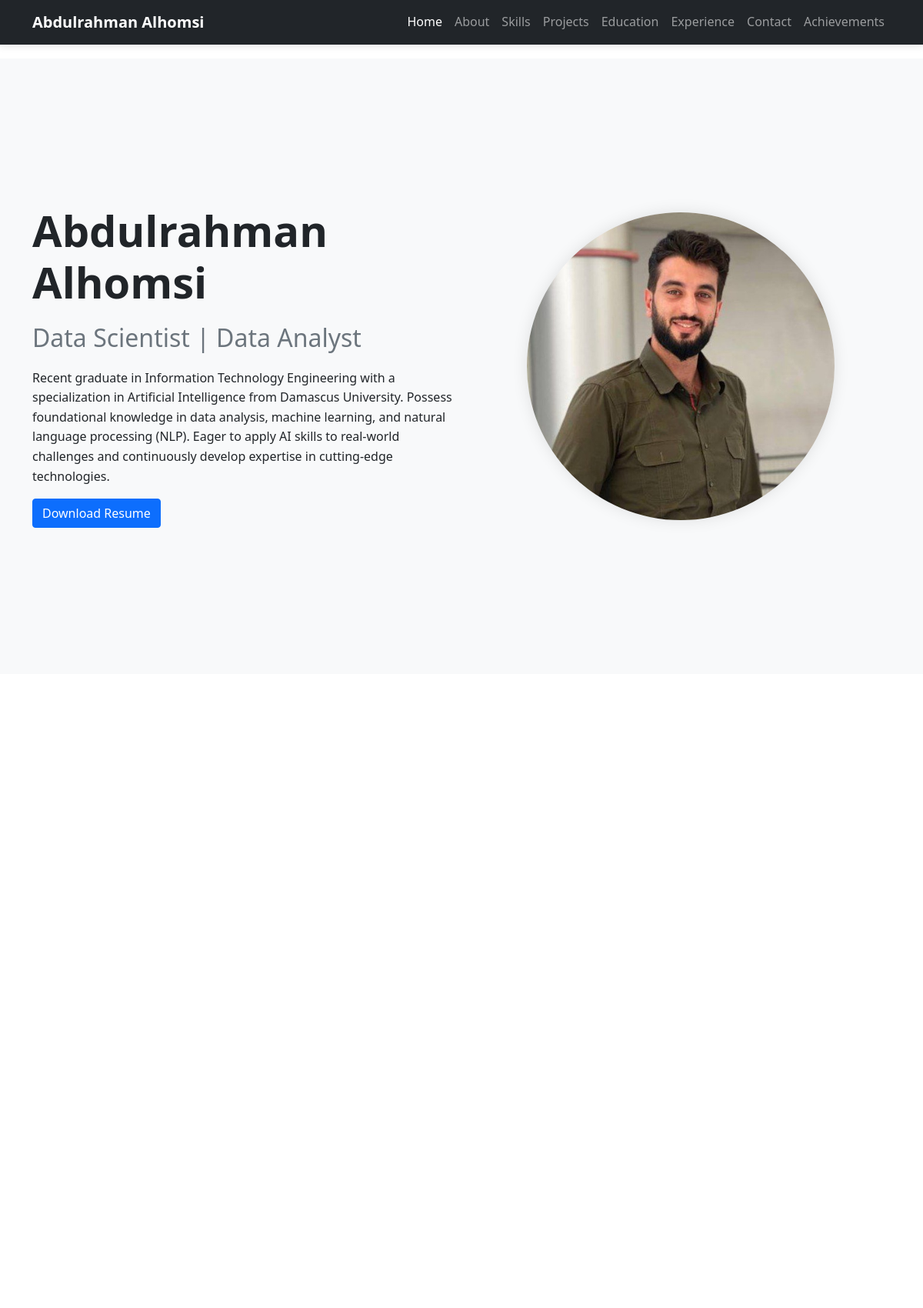
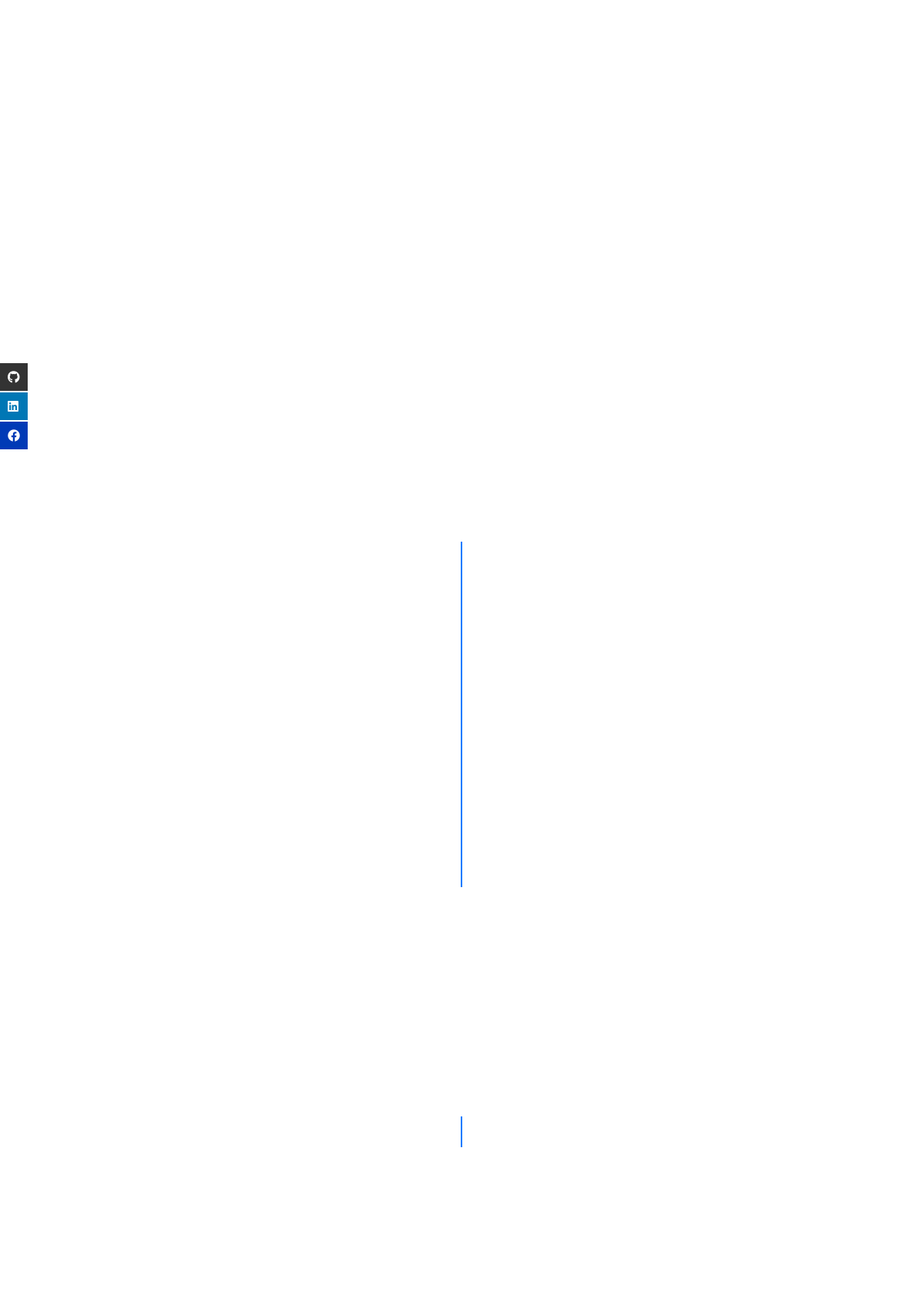
The page / (upper part) on the database its author committed (2 pictures, top to bottom).
### main/models.py (models this page shows, shortened)
class PersonalInfo(models.Model):
    name = models.CharField(max_length=100)
    title = models.CharField(max_length=200)
    description = models.TextField()
    profile_image = models.ImageField(upload_to='profile/')
    resume = models.FileField(upload_to='resume/', blank=True)
    email = models.EmailField()
    phone = models.CharField(max_length=20)
    location = models.CharField(max_length=200)

class SocialMedia(models.Model):
    platform = models.CharField(max_length=50)
    url = models.URLField()
    icon = models.CharField(max_length=50, help_text="Font Awesome class name (e.g., fa-github)")

### main/views.py (the view)
# urls.py: path('', views.home, name='home'),
def home(request):
    context = {
        'personal_info': PersonalInfo.objects.first(),
        'skills': Skill.objects.all(),
        'projects': Project.objects.all().order_by('-date'),
        'education': Education.objects.all().order_by('-start_date'),
        'experiences': Experience.objects.all().order_by('-start_date'),
        'social_media': SocialMedia.objects.all(),
        'courses': Course.objects.all(),
        'achievements': Achievement.objects.all(),
    }
    return render(request, 'main/home.html', context)

### main/templates/main/home.html (shortened to what this page needs)
<!DOCTYPE html>
<html lang="en">
<head>
    <link href="https://cdn.jsdelivr.net/npm/bootstrap@5.1.3/dist/css/bootstrap.min.css" rel="stylesheet">
    <link rel="stylesheet" href="https://cdnjs.cloudflare.com/ajax/libs/font-awesome/6.0.0/css/all.min.css">
    {% load static %}
    <link rel="stylesheet" href="{% static 'css/style.css' %}">
</head>
<body>
    <nav class="navbar navbar-expand-lg navbar-dark bg-dark fixed-top">
        <div class="container">
            <a class="navbar-brand" href="#home">{{ personal_info.name }}</a>
            <div class="collapse navbar-collapse" id="navbarNav">
                <ul class="navbar-nav ms-auto">
                    <li class="nav-item">
                        <a class="nav-link" href="#home">Home</a>
                    </li>
                    <li class="nav-item">
                        <a class="nav-link" href="#about">About</a>
                    </li>
                    <li class="nav-item">
                        <a class="nav-link" href="#skills">Skills</a>
                    </li>
                    <li class="nav-item">
                        <a class="nav-link" href="#projects">Projects</a>
                    </li>
                    <li class="nav-item">
                        <a class="nav-link" href="#education">Education</a>
                    </li>
                    <li class="nav-item">
                        <a class="nav-link" href="#experience">Experience</a>
                    </li>
                    <li class="nav-item">
                        <a class="nav-link" href="#contact">Contact</a>
                    </li>
                    <li class="nav-item">
                        <a class="nav-link" href="#achievements">Achievements</a>
                    </li>
                </ul>
            </div>
        </div>
    </nav>
    <div class="social-float">
        {% for social in social_media %}
        <a href="{{ social.url }}" class="social-float-icon" target="_blank" data-platform="{{ social.platform|lower }}">
            <i class="fab {{ social.icon }}"></i>
        </a>
        {% endfor %}
    </div>
    <section id="home" class="hero-section">
        <div class="container">
            <div class="row align-items-center">
                <div class="col-md-6">
                    <h1>{{ personal_info.name }}</h1>
                    <h2>{{ personal_info.title }}</h2>
                    <p>{{ personal_info.description }}</p>
                    {% if personal_info.resume %}
                        <a href="{{ personal_info.resume.url }}" class="btn btn-primary">Download Resume</a>
                    {% endif %}
                </div>
                <div class="col-md-6">
                    <img src="{{ personal_info.profile_image.url }}" alt="{{ personal_info.name }}" class="img-fluid rounded-circle">
                </div>
            </div>
        </div>
    </section>
    <section id="skills" class="section">
        <div class="container">
            <div class="row">
                {% for skill in skills %}
                <div class="col-md-6 mb-4">
                </div>
                {% endfor %}
            </div>
        </div>
    </section>
    <section id="projects" class="section">
        <div class="container">
        </div>
    </section>
    <section id="education" class="section">
        <div class="container">
            <div class="timeline">
            </div>
        </div>
    </section>
    <section id="experience" class="section">
        <div class="container">
            <div class="timeline">
            </div>
        </div>
    </section>
<section id="courses" class="section">
    <div class="container">
    </div>
</section>
</body>
</html>

### main/static/css/style.css (style rules this page uses)
:root { --primary-color: #007bff; --secondary-color: #6c757d; --dark-color: #343a40; --light-color: #f8f9fa; --transition: all 0.3s ease; }
html { scroll-behavior: smooth; }
body { font-family: 'Segoe UI', Tahoma, Geneva, Verdana, sans-serif; line-height: 1.6; padding-top: 76px; }
.section { padding: 100px 0; }
.navbar { box-shadow: 0 2px 10px rgba(0, 0, 0, 0.1); }
.navbar-brand { font-weight: 700; }
.nav-link { position: relative; padding: 0.5rem 1rem; }
.nav-link::after { content: ''; position: absolute; bottom: 0; left: 50%; transform: translateX(-50%); width: 0; height: 2px; background-color: var(--primary-color); transition: var(--transition); }
.hero-section { background-color: var(--light-color); padding: 150px 0; min-height: 100vh; display: flex; align-items: center; }
.hero-section h1 { font-size: 3.5rem; font-weight: 700; margin-bottom: 20px; }
.hero-section h2 { font-size: 2rem; color: var(--secondary-color); margin-bottom: 20px; }
.hero-section img { max-width: 400px; margin: 0 auto; display: block; box-shadow: 0 0 20px rgba(0, 0, 0, 0.1); }
.timeline { position: relative; padding: 20px 0; }
.timeline::before { content: ''; position: absolute; left: 50%; transform: translateX(-50%); width: 2px; height: 100%; background-color: var(--primary-color); }
.social-float { position: fixed; left: 0; top: 50%; transform: translateY(-50%); z-index: 1000; }
.social-float-icon { display: flex; align-items: center; padding: 10px; color: white; text-decoration: none; transition: transform 0.3s ease; margin: 2px 0; }
.social-float-icon[data-platform="github"] { background: #333; }
.social-float-icon[data-platform="linkedin"] { background: #0077b5; }
.social-float-icon[data-platform="facebook"] { background: #003ab6; }

### rows shown on the page
PersonalInfo: name "Abdulrahman Alhomsi", title "Data Scientist | Data Analyst", description "Recent graduate in Information Technology Engineering with a specialization in Artificial Intelligence from Damascus University. Possess foundational knowledge in data analysis, machine learning, and natural language processing (NLP). Eager to apply AI skills to real-world challenges and continuously develop expertise in cutting-edge technologies.", profile_image (picture)
